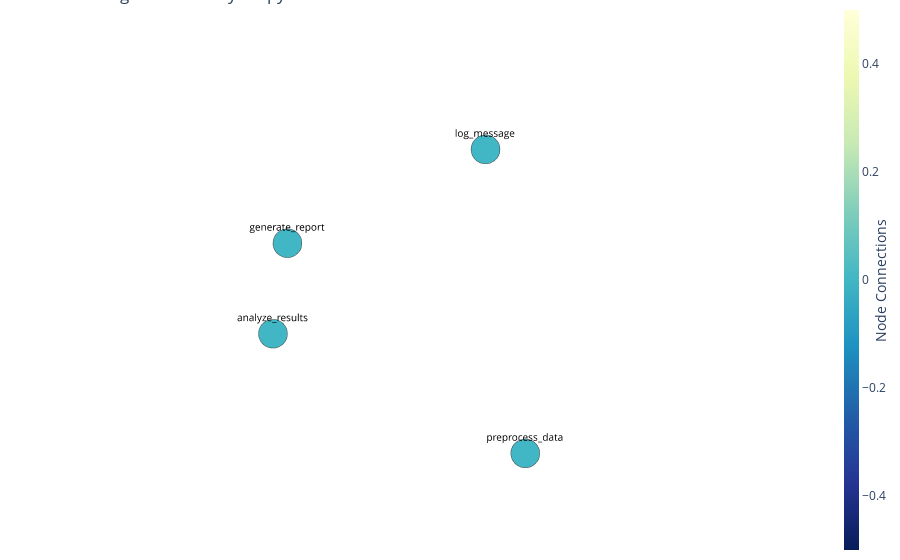
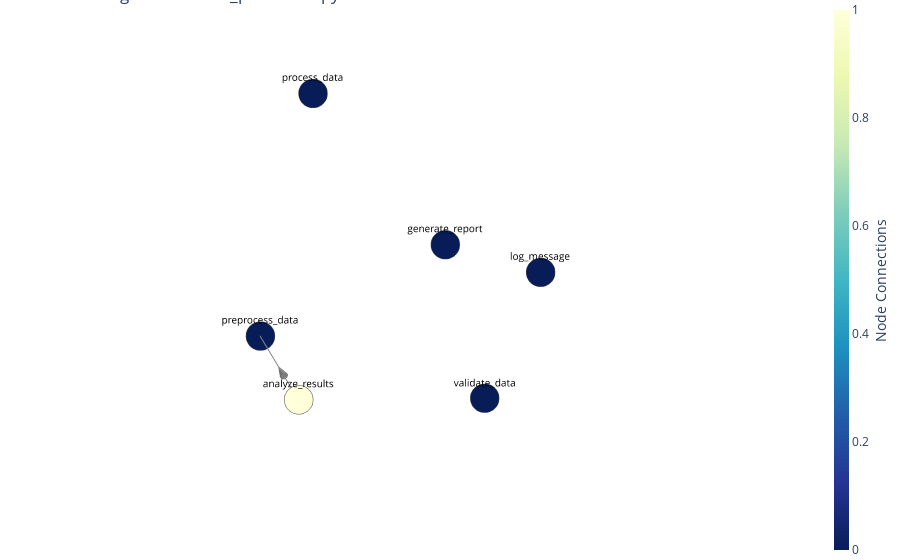
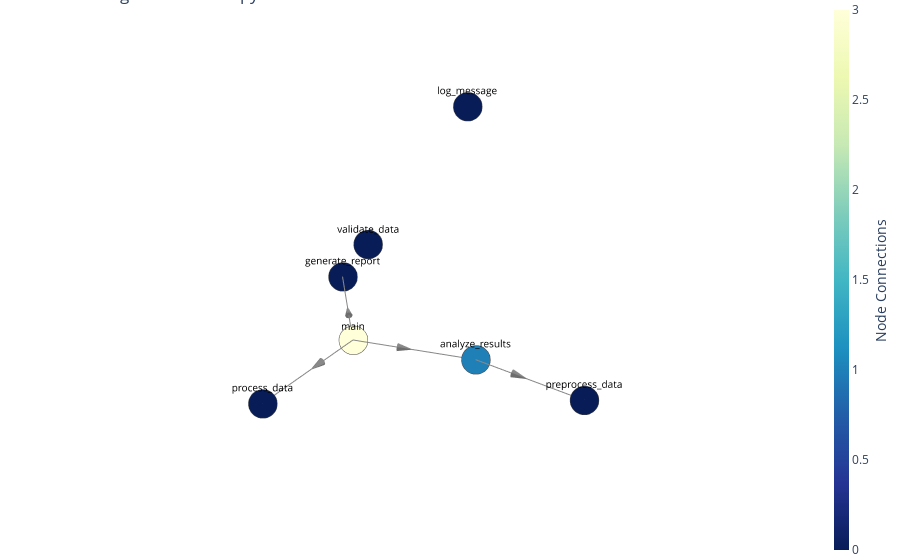
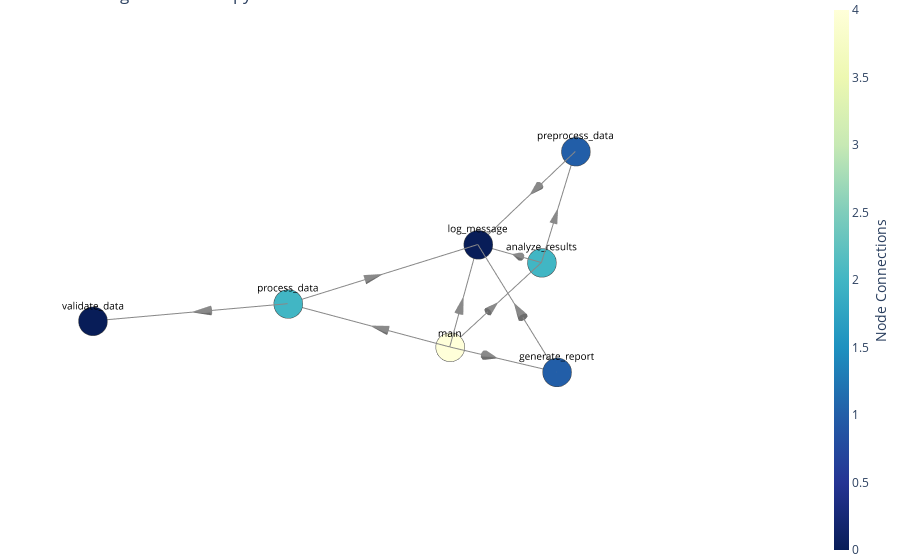

The code cell stored with these charts, in order, in its notebook:
### Code cell
def main():
    directory_path = input("Enter the path to the directory: ")
    print(f"The input directory is: {directory_path}")
    omit_list = input("Enter the functions to omit (comma-separated): ").split(',')
    print(f"The functions to omit are: {omit_list}")

    omit_list = [func.strip() for func in omit_list]

    python_files = parse_directory(directory_path)

    functions = {}
    imports = set()
    G = nx.DiGraph()

    fig = go.Figure()

    for i, file_path in enumerate(python_files):
        tree = parse_file(file_path)
        file_functions, file_imports = extract_functions_and_imports(tree)
        
        for func_name, func_data in file_functions.items():
            func_data['file'] = file_path
        
        functions.update(file_functions)
        imports.update(file_imports)
        analyze_function_calls(tree, functions, omit_list)

        G = create_graph(functions, imports, python_files[:i+1], omit_list)
        fig = visualize_graph_3d(G)

        # Update the figure
        fig.update_layout(title_text=f"Processing file {i+1}/{len(python_files)}: {os.path.basename(file_path)}")
        fig.show()

        # Pause to allow for visualization
        time.sleep(2)

    # Final visualization
    fig = visualize_graph_3d(G)
    fig.update_layout(title_text="Final 3D Function Call Graph")
    fig.show()

if __name__ == "__main__":
    main()

### Figure 1 — Plotly figure (JSON) as saved in the notebook; plotly's stock layout.template omitted (floating-point values rounded to 4 significant figures)
{"data": [{"hoverinfo": "text", "hovertext": ["Function: analyze_results<br># of connections: 0", "Function: generate_report<br># of connections: 0", "Function: preprocess_data<br># of connections: 0", "Function: log_message<br># of connections: 0"], "marker": {"color": [0, 0, 0, 0], "colorbar": {"thickness": 15, "title": {"side": "right", "text": "Node Connections"}, "xanchor": "left"}, "colorscale": [[0, "rgb(255,255,217)"], [0.125, "rgb(237,248,177)"], [0.25, "rgb(199,233,180)"], [0.375, "rgb(127,205,187)"], [0.5, "rgb(65,182,196)"], [0.625, "rgb(29,145,192)"], [0.75, "rgb(34,94,168)"], [0.875, "rgb(37,52,148)"], [1, "rgb(8,29,88)"]], "line": {"width": 2}, "reversescale": true, "showscale": true, "size": 10}, "mode": "markers+text", "text": ["analyze_results", "generate_report", "preprocess_data", "log_message"], "textfont": {"color": "black", "size": 10}, "textposition": "top center", "type": "scatter3d", "x": [0.3893, 0.9294, -0.03884, -1.001], "y": [-1.025, 0.1417, 0.9287, -0.2861], "z": [-0.6293, 0.903, -0.66, 0.604]}], "layout": {"annotations": [{"font": {"size": 14}, "showarrow": false, "text": "", "x": 0, "xanchor": "left", "xref": "paper", "y": 0.1, "yanchor": "bottom", "yref": "paper"}], "hovermode": "closest", "margin": {"b": 0, "l": 0, "r": 0, "t": 0}, "scene": {"xaxis": {"showbackground": false, "showgrid": false, "showline": false, "showticklabels": false, "title": {"text": ""}, "zeroline": false}, "yaxis": {"showbackground": false, "showgrid": false, "showline": false, "showticklabels": false, "title": {"text": ""}, "zeroline": false}, "zaxis": {"showbackground": false, "showgrid": false, "showline": false, "showticklabels": false, "title": {"text": ""}, "zeroline": false}}, "showlegend": false, "title": {"text": "Processing file 1/4: analyzer.py"}}}

### Figure 2 — Plotly figure (JSON) as saved in the notebook; plotly's stock layout.template omitted (floating-point values rounded to 4 significant figures)
{"data": [{"hoverinfo": "none", "line": {"color": "#888", "width": 2}, "mode": "lines", "type": "scatter3d", "x": [0.8784, 0.6204], "y": [-1.236, -2.147], "z": [0.4239, 0.4239]}, {"anchor": "tip", "colorscale": [[0, "#888"], [1, "#888"]], "showscale": false, "sizemode": "absolute", "sizeref": 0.15, "type": "cone", "u": [-0.2724], "v": [-0.9622], "w": [1.779e-10], "x": [0.7494], "y": [-1.691], "z": [0.4239]}, {"hoverinfo": "text", "hovertext": ["Function: analyze_results<br># of connections: 1", "Function: preprocess_data<br># of connections: 0", "Function: generate_report<br># of connections: 0", "Function: process_data<br># of connections: 0", "Function: log_message<br># of connections: 0", "Function: validate_data<br># of connections: 0"], "marker": {"color": [1, 0, 0, 0, 0, 0], "colorbar": {"thickness": 15, "title": {"side": "right", "text": "Node Connections"}, "xanchor": "left"}, "colorscale": [[0, "rgb(255,255,217)"], [0.125, "rgb(237,248,177)"], [0.25, "rgb(199,233,180)"], [0.375, "rgb(127,205,187)"], [0.5, "rgb(65,182,196)"], [0.625, "rgb(29,145,192)"], [0.75, "rgb(34,94,168)"], [0.875, "rgb(37,52,148)"], [1, "rgb(8,29,88)"]], "line": {"width": 2}, "reversescale": true, "showscale": true, "size": 10}, "mode": "markers+text", "text": ["analyze_results", "preprocess_data", "generate_report", "process_data", "log_message", "validate_data"], "textfont": {"color": "black", "size": 10}, "textposition": "top center", "type": "scatter3d", "x": [0.8784, 0.6204, -1.805, -0.5582, -0.6435, -0.9542], "y": [-1.236, -2.147, -1.999, -2.588, -0.02804, -0.6549], "z": [0.4239, 0.4239, 0.4239, 2.336, 1.569, -0.4377]}], "layout": {"annotations": [{"font": {"size": 14}, "showarrow": false, "text": "", "x": 0, "xanchor": "left", "xref": "paper", "y": 0.1, "yanchor": "bottom", "yref": "paper"}], "hovermode": "closest", "margin": {"b": 0, "l": 0, "r": 0, "t": 0}, "scene": {"xaxis": {"showbackground": false, "showgrid": false, "showline": false, "showticklabels": false, "title": {"text": ""}, "zeroline": false}, "yaxis": {"showbackground": false, "showgrid": false, "showline": false, "showticklabels": false, "title": {"text": ""}, "zeroline": false}, "zaxis": {"showbackground": false, "showgrid": false, "showline": false, "showticklabels": false, "title": {"text": ""}, "zeroline": false}}, "showlegend": false, "title": {"text": "Processing file 2/4: data_processor.py"}}}

### Figure 3 — Plotly figure (JSON) as saved in the notebook; plotly's stock layout.template omitted (floating-point values rounded to 4 significant figures)
{"data": [{"hoverinfo": "none", "line": {"color": "#888", "width": 2}, "mode": "lines", "type": "scatter3d", "x": [-0.05776, -0.3171], "y": [0.5976, 1.583], "z": [0.1906, 0.1906]}, {"anchor": "tip", "colorscale": [[0, "#888"], [1, "#888"]], "showscale": false, "sizemode": "absolute", "sizeref": 0.15, "type": "cone", "u": [-0.2546], "v": [0.967], "w": [1.873e-06], "x": [-0.1874], "y": [1.09], "z": [0.1906]}, {"hoverinfo": "none", "line": {"color": "#888", "width": 2}, "mode": "lines", "type": "scatter3d", "x": [0.5507, 1.643], "y": [-0.4006, -0.3203], "z": [0.1906, 0.1906]}, {"anchor": "tip", "colorscale": [[0, "#888"], [1, "#888"]], "showscale": false, "sizemode": "absolute", "sizeref": 0.15, "type": "cone", "u": [0.9973], "v": [0.07327], "w": [-3.282e-07], "x": [1.097], "y": [-0.3605], "z": [0.1906]}, {"hoverinfo": "none", "line": {"color": "#888", "width": 2}, "mode": "lines", "type": "scatter3d", "x": [0.5507, -0.05776], "y": [-0.4006, 0.5976], "z": [0.1906, 0.1906]}, {"anchor": "tip", "colorscale": [[0, "#888"], [1, "#888"]], "showscale": false, "sizemode": "absolute", "sizeref": 0.15, "type": "cone", "u": [-0.5205], "v": [0.8539], "w": [1.433e-06], "x": [0.2465], "y": [0.09854], "z": [0.1906]}, {"hoverinfo": "none", "line": {"color": "#888", "width": 2}, "mode": "lines", "type": "scatter3d", "x": [0.5507, -0.06468], "y": [-0.4006, -1.265], "z": [0.1906, 0.1906]}, {"anchor": "tip", "colorscale": [[0, "#888"], [1, "#888"]], "showscale": false, "sizemode": "absolute", "sizeref": 0.15, "type": "cone", "u": [-0.5799], "v": [-0.8147], "w": [-3.914e-07], "x": [0.243], "y": [-0.8329], "z": [0.1906]}, {"hoverinfo": "text", "hovertext": ["Function: analyze_results<br># of connections: 1", "Function: preprocess_data<br># of connections: 0", "Function: generate_report<br># of connections: 0", "Function: process_data<br># of connections: 0", "Function: main<br># of connections: 3", "Function: log_message<br># of connections: 0", "Function: validate_data<br># of connections: 0"], "marker": {"color": [1, 0, 0, 0, 3, 0, 0], "colorbar": {"thickness": 15, "title": {"side": "right", "text": "Node Connections"}, "xanchor": "left"}, "colorscale": [[0, "rgb(255,255,217)"], [0.125, "rgb(237,248,177)"], [0.25, "rgb(199,233,180)"], [0.375, "rgb(127,205,187)"], [0.5, "rgb(65,182,196)"], [0.625, "rgb(29,145,192)"], [0.75, "rgb(34,94,168)"], [0.875, "rgb(37,52,148)"], [1, "rgb(8,29,88)"]], "line": {"width": 2}, "reversescale": true, "showscale": true, "size": 10}, "mode": "markers+text", "text": ["analyze_results", "preprocess_data", "generate_report", "process_data", "main", "log_message", "validate_data"], "textfont": {"color": "black", "size": 10}, "textposition": "top center", "type": "scatter3d", "x": [-0.05776, -0.3171, -0.06468, 1.643, 0.5507, -0.7907, 1.341], "y": [0.5976, 1.583, -1.265, -0.3203, -0.4006, -0.2685, 0.758], "z": [0.1906, 0.1906, 0.1906, 0.1906, 0.1906, 2.296, 2.268]}], "layout": {"annotations": [{"font": {"size": 14}, "showarrow": false, "text": "", "x": 0, "xanchor": "left", "xref": "paper", "y": 0.1, "yanchor": "bottom", "yref": "paper"}], "hovermode": "closest", "margin": {"b": 0, "l": 0, "r": 0, "t": 0}, "scene": {"xaxis": {"showbackground": false, "showgrid": false, "showline": false, "showticklabels": false, "title": {"text": ""}, "zeroline": false}, "yaxis": {"showbackground": false, "showgrid": false, "showline": false, "showticklabels": false, "title": {"text": ""}, "zeroline": false}, "zaxis": {"showbackground": false, "showgrid": false, "showline": false, "showticklabels": false, "title": {"text": ""}, "zeroline": false}}, "showlegend": false, "title": {"text": "Processing file 3/4: main.py"}}}

### Figure 4 — Plotly figure (JSON) as saved in the notebook; plotly's stock layout.template omitted (floating-point values rounded to 4 significant figures)
{"data": [{"hoverinfo": "none", "line": {"color": "#888", "width": 2}, "mode": "lines", "type": "scatter3d", "x": [-0.9099, -0.0319], "y": [0.6884, 0.6365], "z": [0.0135, 0.6104]}, {"anchor": "tip", "colorscale": [[0, "#888"], [1, "#888"]], "showscale": false, "sizemode": "absolute", "sizeref": 0.15, "type": "cone", "u": [0.826], "v": [-0.04883], "w": [0.5616], "x": [-0.4709], "y": [0.6624], "z": [0.3119]}, {"hoverinfo": "none", "line": {"color": "#888", "width": 2}, "mode": "lines", "type": "scatter3d", "x": [-0.9099, -1.388], "y": [0.6884, 0.5791], "z": [0.0135, 0.9592]}, {"anchor": "tip", "colorscale": [[0, "#888"], [1, "#888"]], "showscale": false, "sizemode": "absolute", "sizeref": 0.15, "type": "cone", "u": [-0.4486], "v": [-0.1026], "w": [0.8878], "x": [-1.149], "y": [0.6337], "z": [0.4864]}, {"hoverinfo": "none", "line": {"color": "#888", "width": 2}, "mode": "lines", "type": "scatter3d", "x": [-1.388, -0.0319], "y": [0.5791, 0.6365], "z": [0.9592, 0.6104]}, {"anchor": "tip", "colorscale": [[0, "#888"], [1, "#888"]], "showscale": false, "sizemode": "absolute", "sizeref": 0.15, "type": "cone", "u": [0.9677], "v": [0.04094], "w": [-0.2489], "x": [-0.7099], "y": [0.6078], "z": [0.7848]}, {"hoverinfo": "none", "line": {"color": "#888", "width": 2}, "mode": "lines", "type": "scatter3d", "x": [0.5317, -0.0319], "y": [1.79, 0.6365], "z": [0.384, 0.6104]}, {"anchor": "tip", "colorscale": [[0, "#888"], [1, "#888"]], "showscale": false, "sizemode": "absolute", "sizeref": 0.15, "type": "cone", "u": [-0.4324], "v": [-0.8848], "w": [0.1737], "x": [0.2499], "y": [1.213], "z": [0.4972]}, {"hoverinfo": "none", "line": {"color": "#888", "width": 2}, "mode": "lines", "type": "scatter3d", "x": [1.227, -0.0319], "y": [-0.181, 0.6365], "z": [0.2469, 0.6104]}, {"anchor": "tip", "colorscale": [[0, "#888"], [1, "#888"]], "showscale": false, "sizemode": "absolute", "sizeref": 0.15, "type": "cone", "u": [-0.8151], "v": [0.5294], "w": [0.2354], "x": [0.5974], "y": [0.2277], "z": [0.4287]}, {"hoverinfo": "none", "line": {"color": "#888", "width": 2}, "mode": "lines", "type": "scatter3d", "x": [1.227, 2.367], "y": [-0.181, -1.097], "z": [0.2469, 0.2009]}, {"anchor": "tip", "colorscale": [[0, "#888"], [1, "#888"]], "showscale": false, "sizemode": "absolute", "sizeref": 0.15, "type": "cone", "u": [0.7793], "v": [-0.6259], "w": [-0.03143], "x": [1.797], "y": [-0.639], "z": [0.2239]}, {"hoverinfo": "none", "line": {"color": "#888", "width": 2}, "mode": "lines", "type": "scatter3d", "x": [0.4015, -0.0319], "y": [0.7687, 0.6365], "z": [-0.1392, 0.6104]}, {"anchor": "tip", "colorscale": [[0, "#888"], [1, "#888"]], "showscale": false, "sizemode": "absolute", "sizeref": 0.15, "type": "cone", "u": [-0.4948], "v": [-0.151], "w": [0.8558], "x": [0.1848], "y": [0.7026], "z": [0.2356]}, {"hoverinfo": "none", "line": {"color": "#888", "width": 2}, "mode": "lines", "type": "scatter3d", "x": [0.4015, 1.227], "y": [0.7687, -0.181], "z": [-0.1392, 0.2469]}, {"anchor": "tip", "colorscale": [[0, "#888"], [1, "#888"]], "showscale": false, "sizemode": "absolute", "sizeref": 0.15, "type": "cone", "u": [0.627], "v": [-0.7217], "w": [0.2934], "x": [0.8141], "y": [0.2939], "z": [0.05386]}, {"hoverinfo": "none", "line": {"color": "#888", "width": 2}, "mode": "lines", "type": "scatter3d", "x": [0.4015, -0.9099], "y": [0.7687, 0.6884], "z": [-0.1392, 0.0135]}, {"anchor": "tip", "colorscale": [[0, "#888"], [1, "#888"]], "showscale": false, "sizemode": "absolute", "sizeref": 0.15, "type": "cone", "u": [-0.9915], "v": [-0.06076], "w": [0.1154], "x": [-0.2542], "y": [0.7285], "z": [-0.06285]}, {"hoverinfo": "none", "line": {"color": "#888", "width": 2}, "mode": "lines", "type": "scatter3d", "x": [0.4015, 0.5317], "y": [0.7687, 1.79], "z": [-0.1392, 0.384]}, {"anchor": "tip", "colorscale": [[0, "#888"], [1, "#888"]], "showscale": false, "sizemode": "absolute", "sizeref": 0.15, "type": "cone", "u": [0.1127], "v": [0.8843], "w": [0.4532], "x": [0.4666], "y": [1.279], "z": [0.1224]}, {"hoverinfo": "text", "hovertext": ["Function: analyze_results<br># of connections: 2", "Function: log_message<br># of connections: 0", "Function: preprocess_data<br># of connections: 1", "Function: generate_report<br># of connections: 1", "Function: process_data<br># of connections: 2", "Function: validate_data<br># of connections: 0", "Function: main<br># of connections: 4"], "marker": {"color": [2, 0, 1, 1, 2, 0, 4], "colorbar": {"thickness": 15, "title": {"side": "right", "text": "Node Connections"}, "xanchor": "left"}, "colorscale": [[0, "rgb(255,255,217)"], [0.125, "rgb(237,248,177)"], [0.25, "rgb(199,233,180)"], [0.375, "rgb(127,205,187)"], [0.5, "rgb(65,182,196)"], [0.625, "rgb(29,145,192)"], [0.75, "rgb(34,94,168)"], [0.875, "rgb(37,52,148)"], [1, "rgb(8,29,88)"]], "line": {"width": 2}, "reversescale": true, "showscale": true, "size": 10}, "mode": "markers+text", "text": ["analyze_results", "log_message", "preprocess_data", "generate_report", "process_data", "validate_data", "main"], "textfont": {"color": "black", "size": 10}, "textposition": "top center", "type": "scatter3d", "x": [-0.9099, -0.0319, -1.388, 0.5317, 1.227, 2.367, 0.4015], "y": [0.6884, 0.6365, 0.5791, 1.79, -0.181, -1.097, 0.7687], "z": [0.0135, 0.6104, 0.9592, 0.384, 0.2469, 0.2009, -0.1392]}], "layout": {"annotations": [{"font": {"size": 14}, "showarrow": false, "text": "", "x": 0, "xanchor": "left", "xref": "paper", "y": 0.1, "yanchor": "bottom", "yref": "paper"}], "hovermode": "closest", "margin": {"b": 0, "l": 0, "r": 0, "t": 0}, "scene": {"xaxis": {"showbackground": false, "showgrid": false, "showline": false, "showticklabels": false, "title": {"text": ""}, "zeroline": false}, "yaxis": {"showbackground": false, "showgrid": false, "showline": false, "showticklabels": false, "title": {"text": ""}, "zeroline": false}, "zaxis": {"showbackground": false, "showgrid": false, "showline": false, "showticklabels": false, "title": {"text": ""}, "zeroline": false}}, "showlegend": false, "title": {"text": "Processing file 4/4: utils.py"}}}
